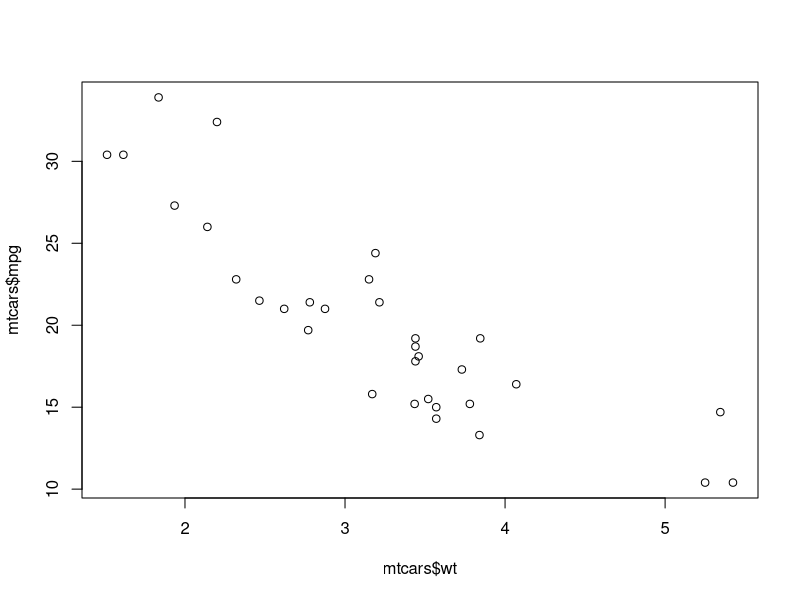
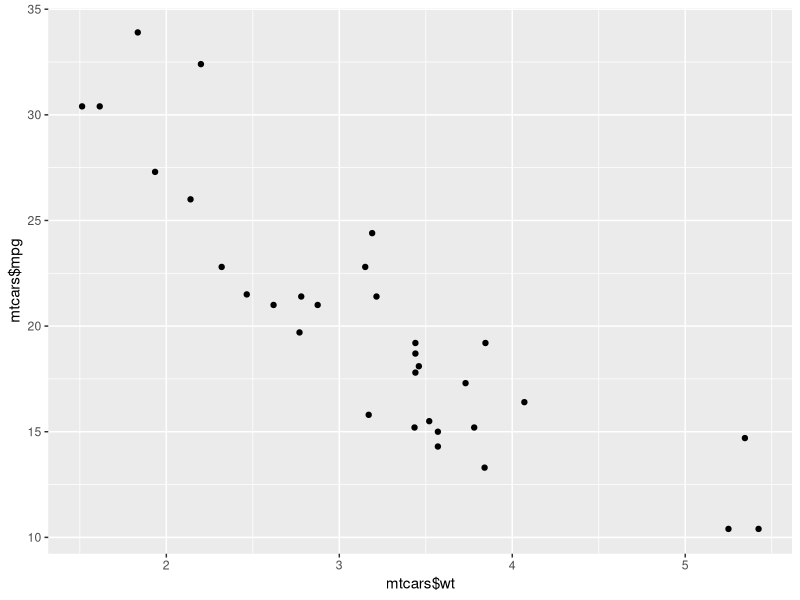
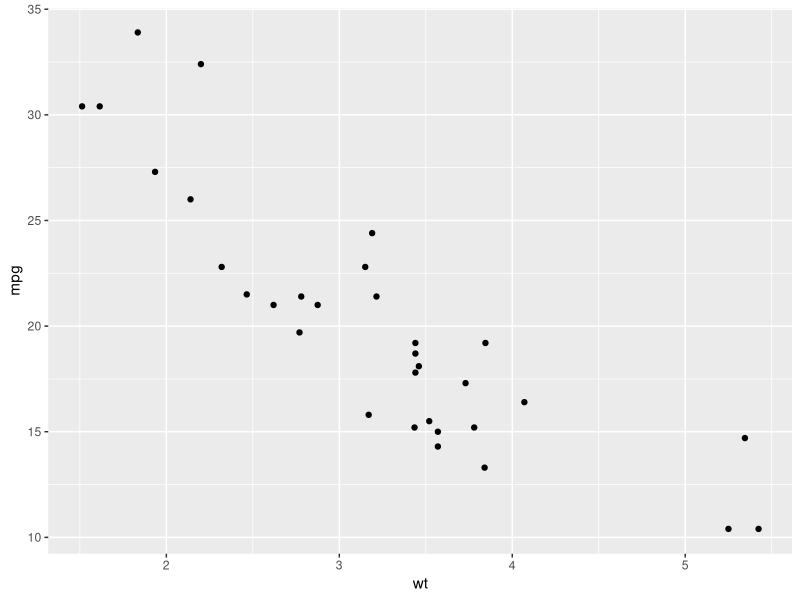
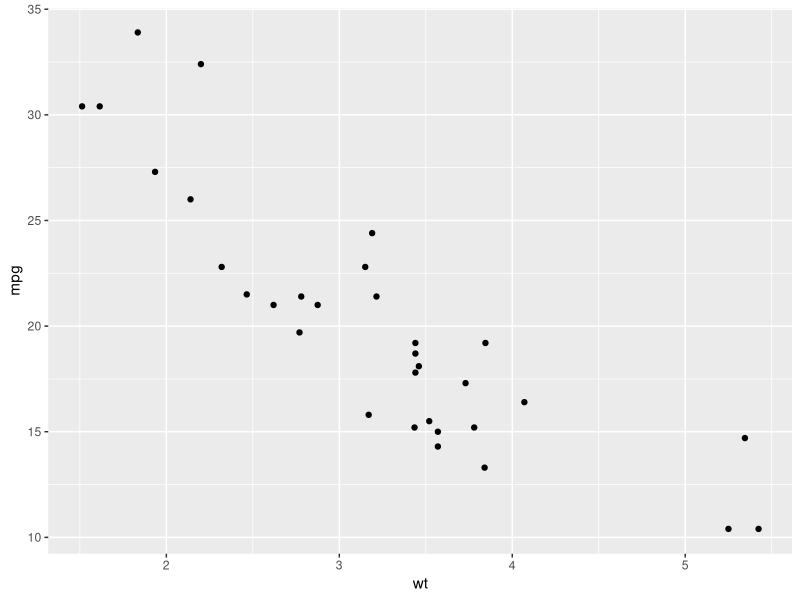
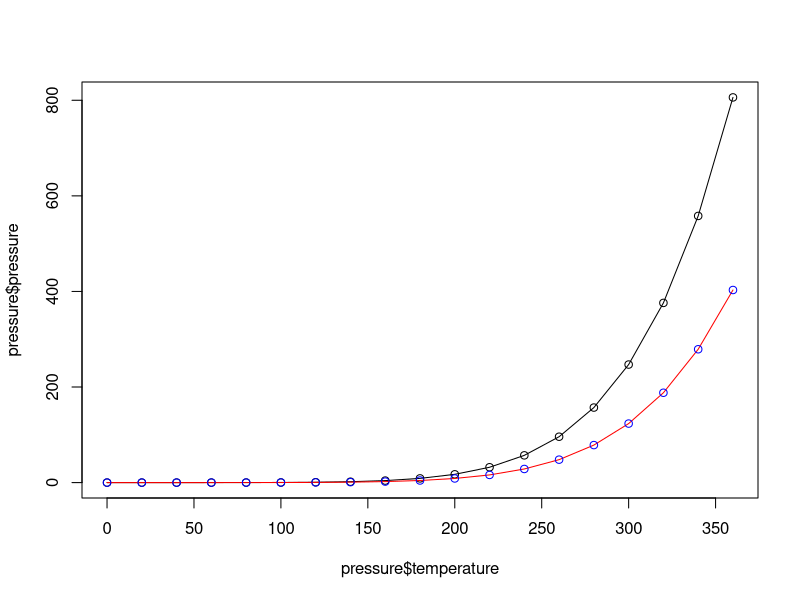
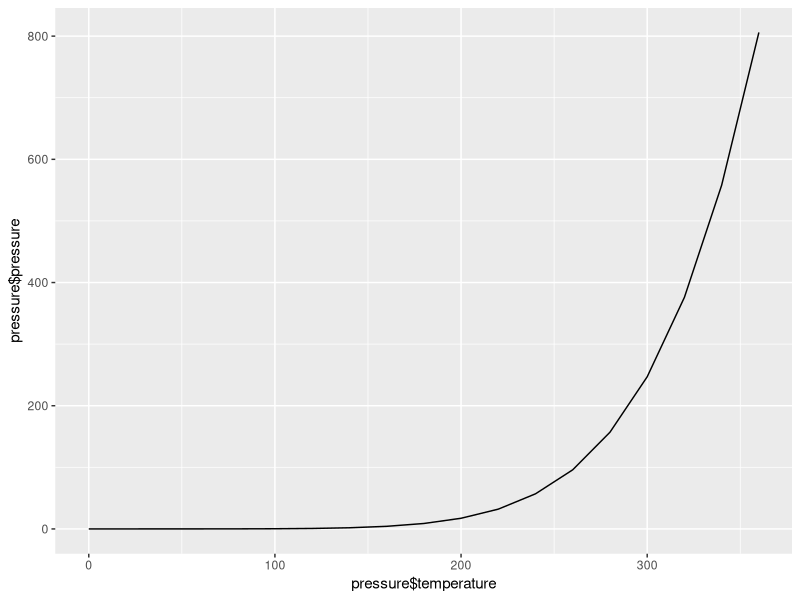
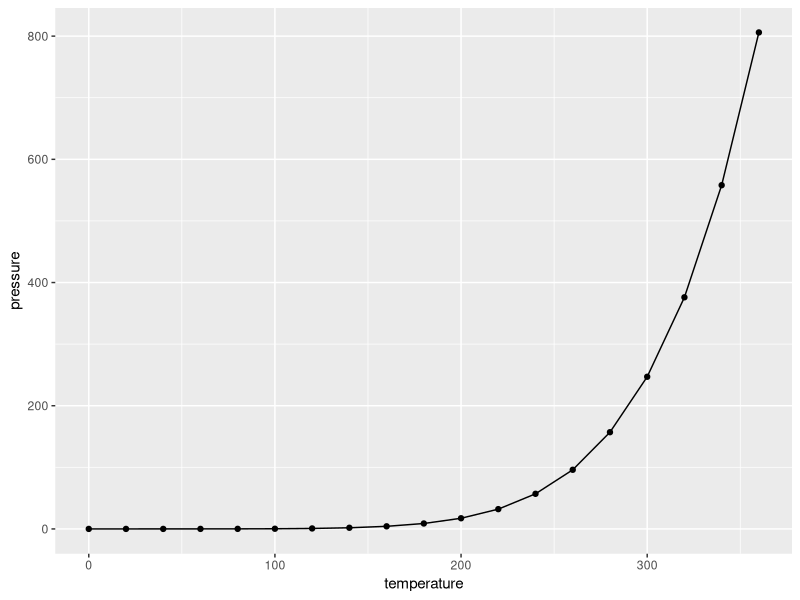
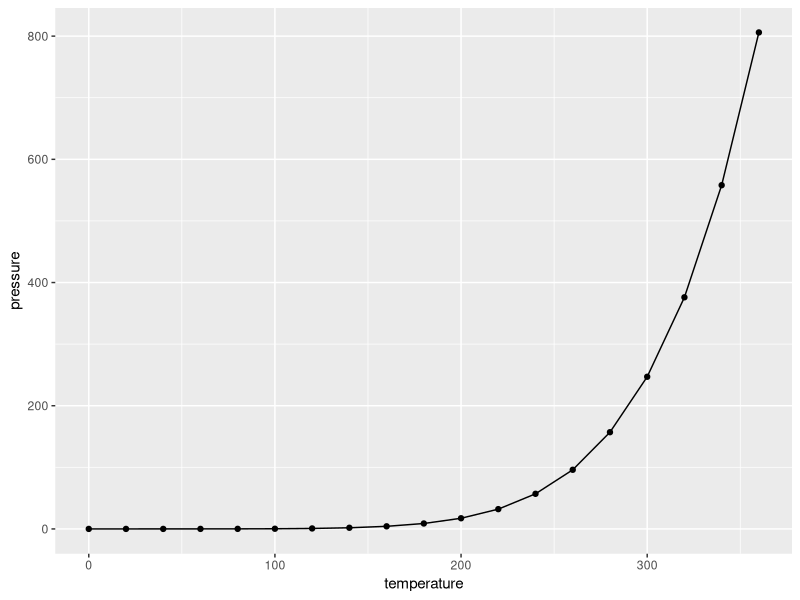

The R script that drew these images, in order: (Note: this script raises an error after producing the figures.)

# Base R plot
plot(mtcars$wt, mtcars$mpg)

# Loading the ggplot2 library
library(ggplot2)

# Using qplot (quick plot) from ggplot2
qplot(mtcars$wt, mtcars$mpg)
qplot(wt, mpg, data = mtcars)

# Using ggplot with geom_point
ggplot(mtcars, aes(x=wt, y=mpg)) + geom_point()

# Base R plot with type="l" for lines
plot(pressure$temperature, pressure$pressure, type = "l")
points(pressure$temperature, pressure$pressure)

# Base R plot with lines and points in different colors
lines(pressure$temperature, pressure$pressure/2, col="red")
points(pressure$temperature, pressure$pressure/2, col="blue")

# Loading the ggplot2 library again (which is redundant if already loaded)
library(ggplot2)

# Using qplot with geom="line"
qplot(pressure$temperature, pressure$pressure, geom="line")

# Using ggplot to create a line plot
ggplot(pressure, aes(x=temperature, y=pressure)) + geom_line() + geom_point()
ggplot(pressure, aes(x=temperature, y=pressure)) + geom_line() + geom_point()
# Creating Bar graphs
barplot(BOD$demand, names.arg = BOD$Time)
table(mtcars$cyl)
barplot(table(mtcars$cyl)) # generate a table of counts.
qplot(mtcars$cyl) # cyl is continuous here
qplot(factor(mtcars$cyl)) # treat cyl as discrete

# Bar graph of counts
qplot(factor(cyl), data = mtcars)
ggplot(mtcars, aes(x=factor(cyl))) + geom_bar()
# Creating Histogram
# View the distribution of one-dimensional data with a histogram.
hist(mtcars$mpg)
hist(mtcars$mpg, breaks = 10) # specify approximate number of bins with breaks.
hist(mtcars$mpg, breaks = 5)
hist(mtcars$mpg, breaks = 12)

qplot(mpg, data = mtcars, binwidth=4)
ggplot(mtcars, aes(x=mpg)) + geom_histogram(binwidth = 4)
ggplot(mtcars, aes(x=mpg)) + geom_histogram(binwidth = 5)

# Creating Box-plot
plot(ToothGrowth$supp, ToothGrowth$len) # using plot() function and pass it a factor of x-values and a vector of y-values.
#Formula Syntax
boxplot(len ~ supp, data = ToothGrowth) # if the tow vectors are in the same dataframe, you can use the formula syntax. With this syntax you can combine two variables on the x-axis.
# put interaction of two variables on x-axis
boxplot(len ~ supp + dose, data = ToothGrowth)
# with ggplot2 you can get the same results above.
library(ggplot2)
qplot(ToothGrowth$supp, ToothGrowth$len, geom = "boxplot")
# if the two vectors are in the same dataframe, you can use the following syntax
qplot(supp, len, data = ToothGrowth, geom = "boxplot")
# in ggplot2, the above is equivalent to:
ggplot(ToothGrowth, aes(x=supp, y=len)) + geom_boxplot()
# Using three seperate vectors
qplot(interaction(ToothGrowth$supp, ToothGrowth$dose), ToothGrowth$len, geom = "boxplot")
# You can write the same thing above, get the columns from the dataframe
qplot(interaction(supp, dose), len, data = ToothGrowth, geom = "boxplot")
# Using ggplot() you can do the samething and it is equivalent to:
ggplot(ToothGrowth, aes(x=interaction(supp, dose), y=len)) + geom_boxplot()
#Plotting a function curve









# Calling grid library
library(grid)
# Creating a rectangle
grid.rect(height=0.25,width=0.25)
# A rounded rectangle
grid.roundrect(height=0.2,width=0.2)
# A circle
grid.circle(r=0.1)
# Inserting text within the shape
grid.text("R Graphics")
# Drawing a polygon
grid.polygon()









# data generation
# Set the seed to make the example reproducible
set.seed(1234)
incubation_period <-
  c(rnorm(100,mean=10),rnorm(100,mean=15),rnorm(100,mean=5),rnorm(100,mean=20))
exposure_cat <- sort(rep(c(1:4),100))
dis_dat<-data.frame(incubation_period,exposure_cat)
# Producing histogram for each of the exposure category 1, 2, 3, and 4
# using traditional visualization code. The code below for
# panel histogram for different values of the variable
# exposure_cat. This code will produce a 2 x 2 matrix where
# we will have four different histograms.
op<-par(mfrow=c(2,2))
hist(dis_dat$incubation_period[dis_dat$exposure_cat==1])
hist(dis_dat$incubation_period[dis_dat$exposure_cat==2])
hist(dis_dat$incubation_period[dis_dat$exposure_cat==3])
hist(dis_dat$incubation_period[dis_dat$exposure_cat==4])
par(op)







library(lattice)
histogram(~incubation_period | factor(exposure_cat),
          data=dis_dat)
plot(incubation_period ~ factor(exposure_cat), data=dis_dat)
plot(incubation_period ~ exposure_cat, data=dis_dat)





# loading ggplot2 library
library(ggplot2)
# creating a basic ggplot object
p <- ggplot(data=mtcars)
# Creating scatter plot of mpg and disp variable
p1 <- p+geom_point(aes(x=disp,y=mpg))
# creating line chart from the same ggplot object but
different
# geom function
p2 <- p+geom_line(aes(x=disp,y=mpg))
# creating bar chart of mpg variable
p3 <- p+geom_bar(aes(x=mpg))
# creating boxplot of mpg over gear
p4 <- p+geom_boxplot(aes(x=factor(gear),y=mpg))
# writing certain text into the scatter plot
p5 <- p1+geom_text(x=200,y=25,label="Scatter plot")






col="yellow" #Setting the color to yellow
plot(cars$dist~cars$speed)
plot(cars$dist~cars$speed, # y~x
     main="Relationship between car distance & speed", # Plot Title
     xlab="Speed (miles per hour)", #X axis title
     ylab="Distance travelled (miles)", #Y axis title
     xlim=c(0,30), #Set x axis limits from 0 to 30
     ylim=c(0,140), #Set y axis limits from 0 to 140
     xaxs="i", #Set x axis style as internal
     yaxs="i", #Set y axis style as internal
     col="red", #Set the color of plotting symbol to red
     pch=19) #Set the plotting symbol to filled dots
points(cars$dist~cars$speed,pch=3)



# page 56
